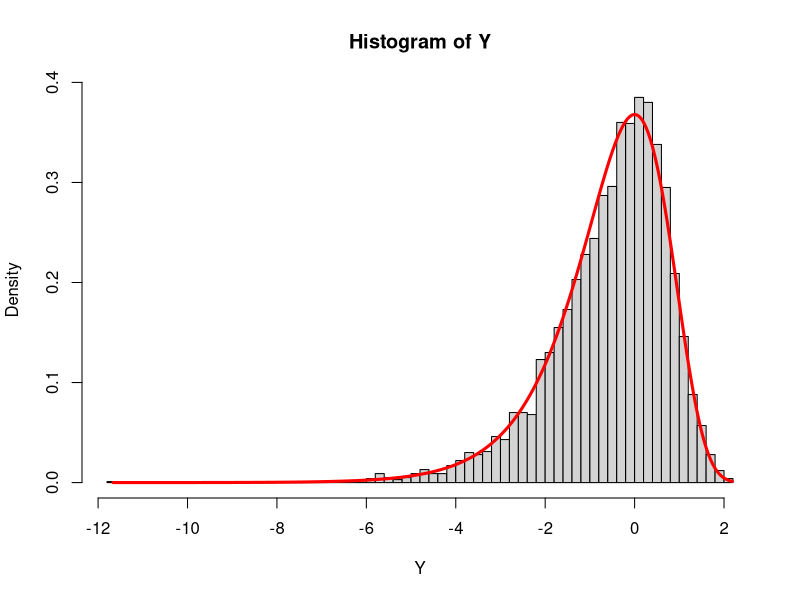
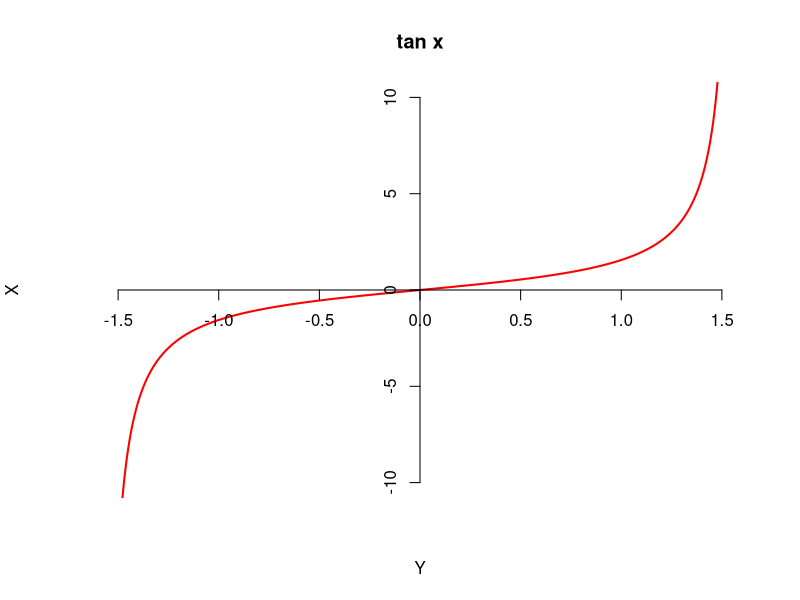
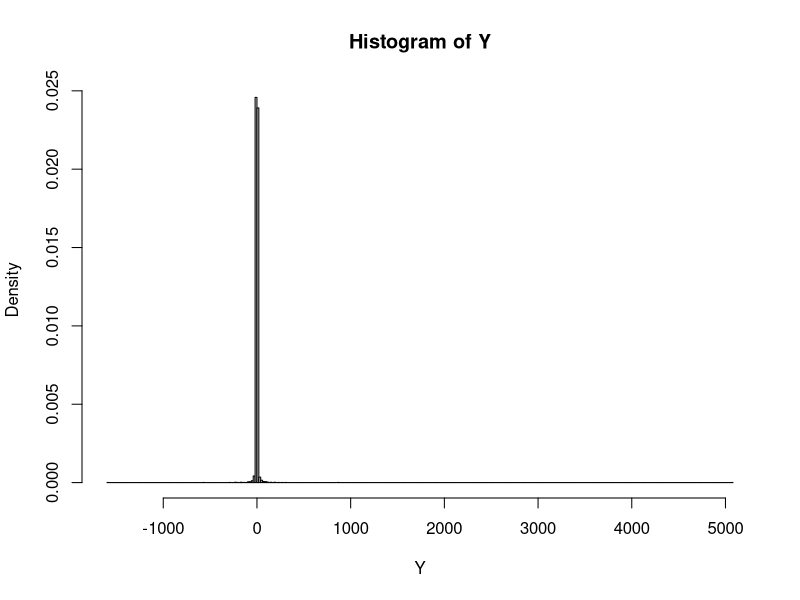
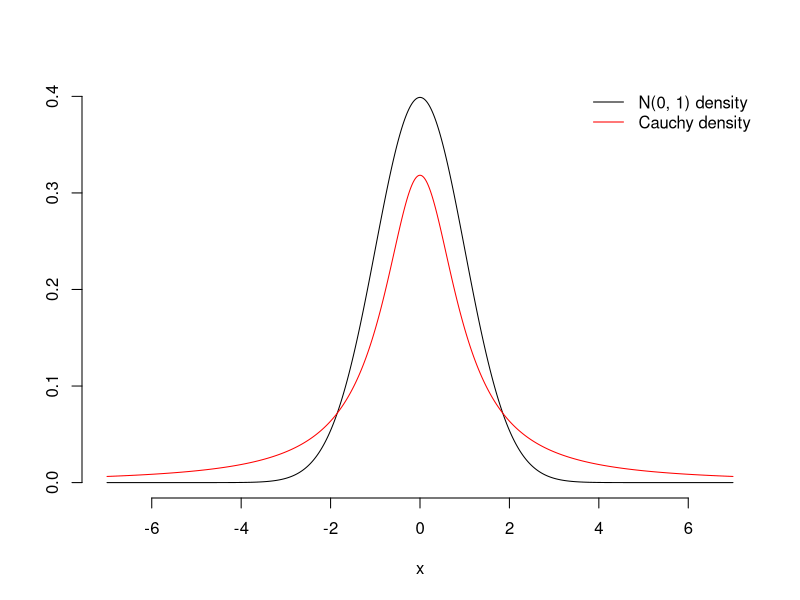
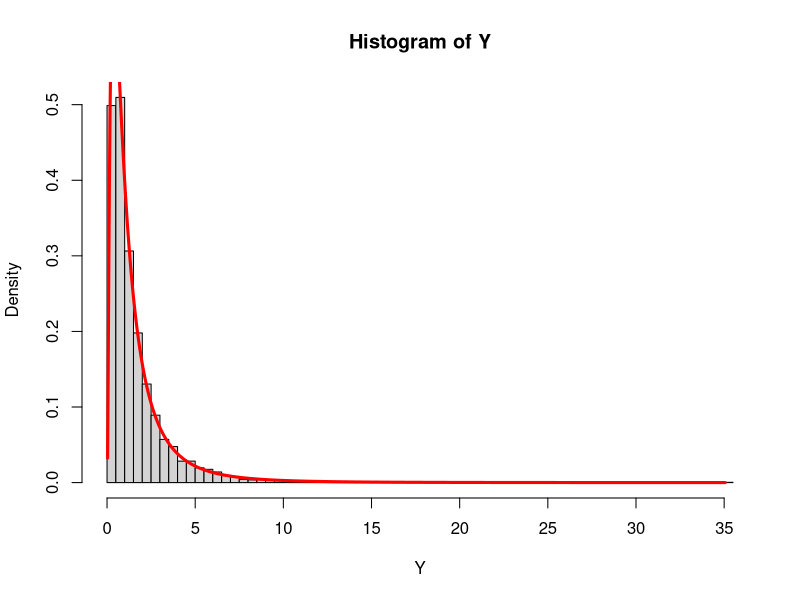

These charts were generated, in order, by the following R code:
## ---- chunk 1
#| fig-align: center
set.seed(20)
X <- rgamma(5000, shape = 1, rate = 1)
Y <- log(X)
hist(Y, breaks = "Scott", freq = FALSE)
curve(exp(x - exp(x)), from = min(Y), to = max(Y), n = 1000, 
      col = "red", lwd = 3, add = TRUE)
## ---- chunk 2
#| echo: false
#| fig-align: center
curve(tan(x), from = -pi * 0.99/2, to = pi * 0.99/2, n = 1000, col = "red",
      ylim = c(-10, 10), xaxt = "n", yaxt = "n", bty = "n", ylab = "X", xlab = "Y",
      lwd = 2, main = "tan x")
axis(1, pos = 0)
axis(2, pos = 0)
## ---- chunk 3
#| fig-align: center
set.seed(20)
X <- runif(5000, -pi / 2, pi / 2)
Y <- tan(X)
hist(Y, breaks = "Scott", freq = FALSE)
## ---- chunk 4
#| code-fold: true
#| fig-align: center
curve(dnorm(x), from = -7, to = 7, n = 1000, ylab = "", bty = "n")
curve(dcauchy(x), from = -7, to = 7, n = 1000, add = TRUE, col = "red")
legend("topright", c("N(0, 1) density", "Cauchy density"), bty = "n",
       lty = 1, col = c("black", "red"))
## ---- chunk 5
#| fig-align: center
set.seed(20)
X <- rnorm(5000)
Y <- exp(X)
hist(Y, breaks = "Scott", freq = FALSE)
curve(dnorm(log(x)) / x, from = min(Y), to = max(Y), n = 1000, 
      col = "red", lwd = 3, add = TRUE)
